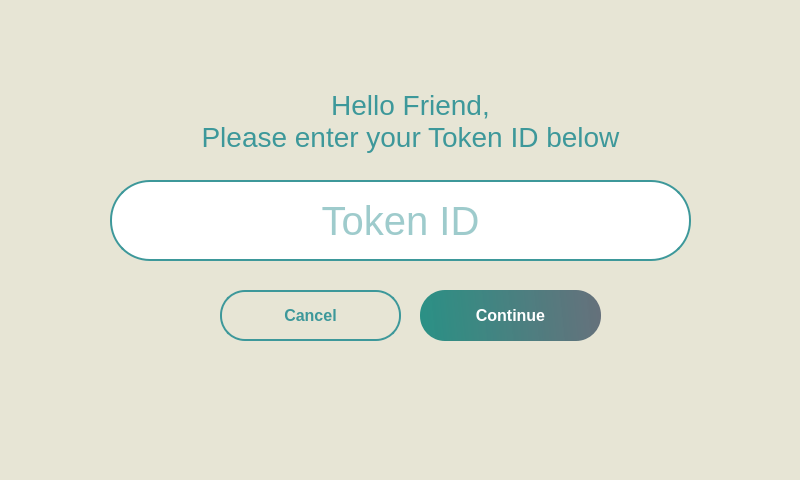
<?xml version="1.0" encoding="UTF-8"?>
<ui version="4.0">
 <class>Tokenfield</class>
 <widget class="QFrame" name="Tokenfield">
  <property name="geometry">
   <rect>
    <x>0</x>
    <y>0</y>
    <width>800</width>
    <height>480</height>
   </rect>
  </property>
  <property name="font">
   <font>
    <family>Segoe UI</family>
    <pointsize>36</pointsize>
   </font>
  </property>
  <property name="focusPolicy">
   <enum>Qt::StrongFocus</enum>
  </property>
  <property name="windowTitle">
   <string>Frame</string>
  </property>
  <property name="windowIcon">
   <iconset>
    <normaloff>:/background/Images/logo192x192.png</normaloff>:/background/Images/logo192x192.png</iconset>
  </property>
  <property name="styleSheet">
   <string notr="true">background-color: rgb(231, 229, 213);
background-image: url(:/background/Images/background-removebg-preview.png);
background-position: center;
</string>
  </property>
  <widget class="QLineEdit" name="TokenID">
   <property name="geometry">
    <rect>
     <x>110</x>
     <y>180</y>
     <width>581</width>
     <height>81</height>
    </rect>
   </property>
   <property name="font">
    <font>
     <family>Segoe UI</family>
     <pointsize>30</pointsize>
    </font>
   </property>
   <property name="styleSheet">
    <string notr="true">background: transparents;
color: #3D989A;
background-color: rgb(255, 255, 255);
border: 2px solid #3D989A;
border-radius: 40px;</string>
   </property>
   <property name="text">
    <string/>
   </property>
   <property name="alignment">
    <set>Qt::AlignCenter</set>
   </property>
   <property name="placeholderText">
    <string>Token ID</string>
   </property>
  </widget>
  <widget class="QPushButton" name="Continue">
   <property name="geometry">
    <rect>
     <x>420</x>
     <y>290</y>
     <width>181</width>
     <height>51</height>
    </rect>
   </property>
   <property name="font">
    <font>
     <family>Segoe UI</family>
     <pointsize>12</pointsize>
     <weight>75</weight>
     <bold>true</bold>
    </font>
   </property>
   <property name="focusPolicy">
    <enum>Qt::NoFocus</enum>
   </property>
   <property name="styleSheet">
    <string notr="true">border: none;
background: qlineargradient(spread:pad, x1:0, y1:0.505682, x2:1, y2:0.477, stop:0 rgba(11, 131, 120, 219), stop:1 rgba(85, 98, 112, 226));
border-radius: 25px;
color: white;</string>
   </property>
   <property name="text">
    <string>Continue</string>
   </property>
  </widget>
  <widget class="QPushButton" name="Cancel">
   <property name="geometry">
    <rect>
     <x>220</x>
     <y>290</y>
     <width>181</width>
     <height>51</height>
    </rect>
   </property>
   <property name="font">
    <font>
     <family>Segoe UI</family>
     <pointsize>12</pointsize>
     <weight>75</weight>
     <bold>true</bold>
    </font>
   </property>
   <property name="styleSheet">
    <string notr="true">border: 2px solid #3D989A;
border-radius: 25px;
color: #3D989A;</string>
   </property>
   <property name="text">
    <string>Cancel</string>
   </property>
  </widget>
  <widget class="QLabel" name="greetings">
   <property name="geometry">
    <rect>
     <x>200</x>
     <y>80</y>
     <width>421</width>
     <height>81</height>
    </rect>
   </property>
   <property name="font">
    <font>
     <family>Segoe UI</family>
     <pointsize>21</pointsize>
     <weight>50</weight>
     <bold>false</bold>
    </font>
   </property>
   <property name="styleSheet">
    <string notr="true">color: #3D989A</string>
   </property>
   <property name="text">
    <string>Hello Friend,
Please enter your Token ID below</string>
   </property>
   <property name="alignment">
    <set>Qt::AlignCenter</set>
   </property>
   <property name="margin">
    <number>0</number>
   </property>
  </widget>
 </widget>
 <resources>
  <include location="background.qrc"/>
 </resources>
 <connections/>
</ui>
